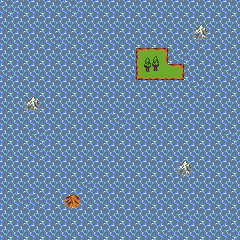

Tiled map render using the project's own tile images. Description and the map definition, with tile-layer contents summarised, below:
An orthogonal 30x30 tile map with 8x8 px tiles, 5 tile layers (Tile Layer 1, Tile Layer 2, Tile Layer 3, Tile Layer 4, ...).

<map version="1.0" orientation="orthogonal" renderorder="right-down" width="30" height="30" tilewidth="8" tileheight="8" nextobjectid="1">
 <tileset firstgid="1" name="basictiles" tilewidth="8" tileheight="8" tilecount="480">
  <image source="../tiles/basictiles.png" width="128" height="240" />
 </tileset>
 <layer name="Tile Layer 1" width="30" height="30">
  <data>[900 cells, 900 non-empty, 4 distinct tile ids]</data>
 </layer>
 <layer name="Tile Layer 2" width="30" height="30">
  <data>[900 cells, 900 non-empty, 8 distinct tile ids]</data>
 </layer>
 <layer name="Tile Layer 3" width="30" height="30">
  <data>[900 cells, 36 non-empty, 12 distinct tile ids]</data>
 </layer>
 <layer name="Tile Layer 4" width="30" height="30">
  <data>[900 cells, 18 non-empty, 16 distinct tile ids]</data>
 </layer>
 <layer name="Tile Layer 5" width="30" height="30">
  <data>[900 cells, 4 non-empty, 4 distinct tile ids]</data>
 </layer>
</map>
